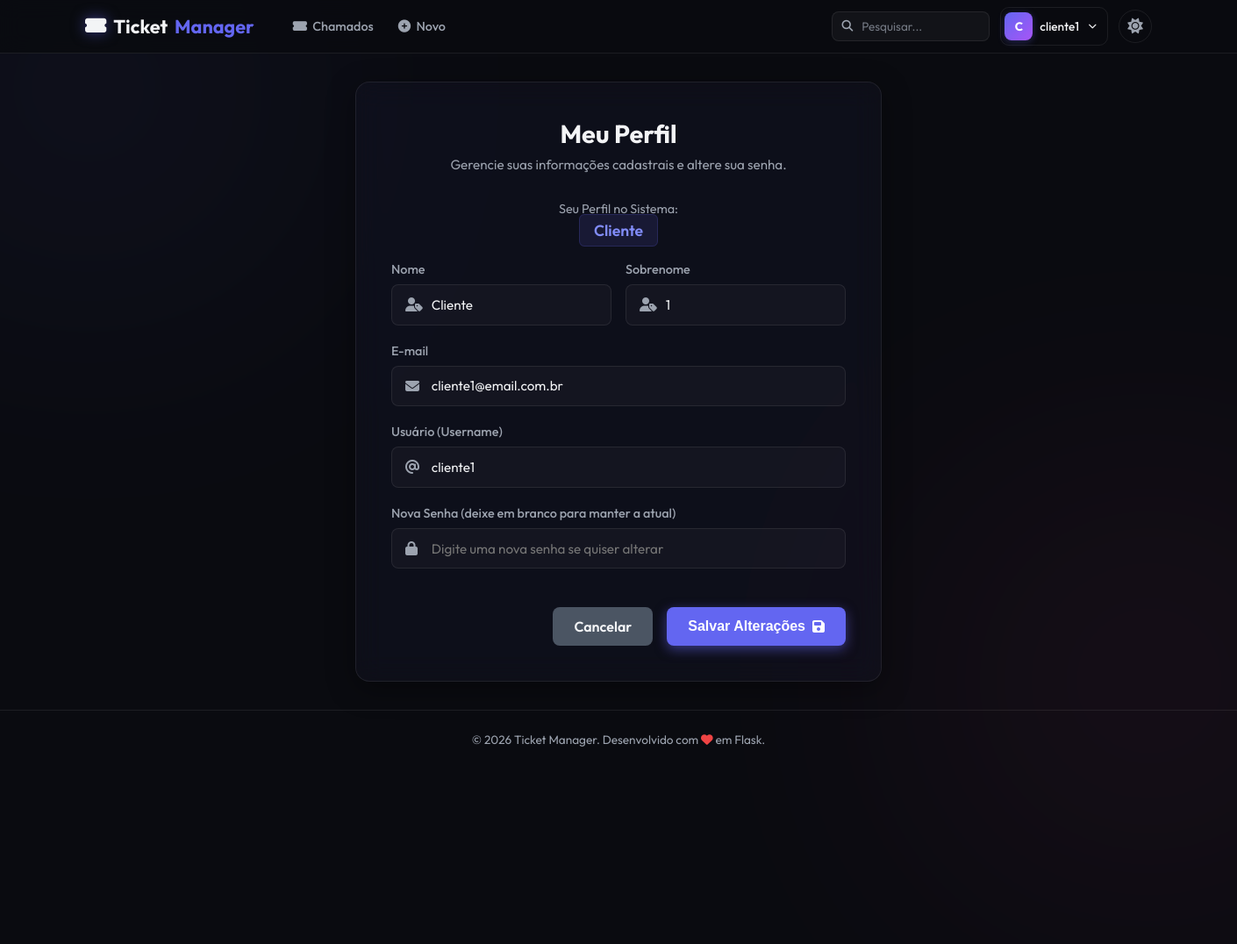
The app's page /profile (signed in) with its own data.
### models.py (models this page shows, shortened)
class Usuario(db.Model):
    __tablename__ = "usuarios"
    id = db.Column(db.Integer, primary_key=True)
    nome = db.Column(db.String(50), nullable=False)
    sobrenome = db.Column(db.String(50), nullable=False)
    email = db.Column(db.String(120), unique=True, nullable=False)
    username = db.Column(db.String(50), unique=True, nullable=False)
    senha = db.Column(db.String(255), nullable=False)
    cidade_id = db.Column(db.Integer, db.ForeignKey("cidades.id"), nullable=True)
    cidade = db.relationship("Cidade", backref=db.backref("usuarios", lazy=True))
    perfis = db.relationship("Perfil", backref="usuario", lazy=True, cascade="all, delete-orphan")
    @property
    def tipo_perfil(self):
        if self.perfis:
            return self.perfis[0].tipo_perfil
        return "Cliente"

class Perfil(db.Model):
    __tablename__ = "perfis"
    id = db.Column(db.Integer, primary_key=True)
    usuario_id = db.Column(db.Integer, db.ForeignKey("usuarios.id"), nullable=False)
    tipo_perfil = db.Column(db.String(50), nullable=False)
    ativo = db.Column(db.Boolean, default=True)

### app.py (the view)
@app.route('/profile', methods=['GET', 'POST'])
@login_required
def user_profile():
    return controllers.profile_controller()

### app.py (called while the page is built)
def login_required(f):
    @wraps(f)
    def decorated_function(*args, **kwargs):
        if 'user_id' not in session:
            flash('Você precisa fazer login para acessar esta página.', 'danger')
            return redirect(url_for('login'))
        return f(*args, **kwargs)
    return decorated_function

### controllers.py (called while the page is built, shortened)
def profile_controller():
    usuario = Usuario.query.get(session.get('user_id'))
    return render_template('profile.html', usuario=usuario)

### templates/profile.html (shortened to what this page needs)
{% extends 'base.html' %}
{% block content %}
<div class="auth-wrapper">
    <div class="glass-card auth-card" style="max-width: 600px;">
        <div class="card-header">
            <h2>Meu Perfil</h2>
            <p>Gerencie suas informações cadastrais e altere sua senha.</p>
        </div>
        <div style="text-align: center; margin-bottom: 1.5rem;">
            <span style="font-size: 0.9rem; color: var(--text-secondary); display: block; margin-bottom: 0.25rem;">Seu Perfil no Sistema:</span>
            <span class="badge badge-{{ usuario.tipo_perfil | lower }}" style="font-size: 1.1rem; padding: 0.4rem 1rem;">
                {{ usuario.tipo_perfil }}
            </span>
        </div>
        <form action="{{ url_for('user_profile') }}" method="POST" class="form-group">
            <div class="form-row">
                <div class="input-wrapper">
                    <label for="nome">Nome</label>
                    <div class="input-icon-group">
                        <i class="fa-solid fa-user-tag input-icon"></i>
                        <input type="text" id="nome" name="nome" value="{{ usuario.nome }}" required placeholder="Nome">
                    </div>
                </div>
                <div class="input-wrapper">
                    <label for="sobrenome">Sobrenome</label>
                    <div class="input-icon-group">
                        <i class="fa-solid fa-user-tag input-icon"></i>
                        <input type="text" id="sobrenome" name="sobrenome" value="{{ usuario.sobrenome }}" required placeholder="Sobrenome">
                    </div>
                </div>
            </div>
            <div class="input-wrapper">
                <label for="email">E-mail</label>
                <div class="input-icon-group">
                    <i class="fa-solid fa-envelope input-icon"></i>
                    <input type="email" id="email" name="email" value="{{ usuario.email }}" required placeholder="E-mail">
                </div>
            </div>
            <div class="input-wrapper">
                <label for="username">Usuário (Username)</label>
                <div class="input-icon-group">
                    <i class="fa-solid fa-at input-icon"></i>
                    <input type="text" id="username" name="username" value="{{ usuario.username }}" required placeholder="Nome de Usuário">
                </div>
            </div>
            <div class="input-wrapper">
                <label for="senha">Nova Senha (deixe em branco para manter a atual)</label>
                <div class="input-icon-group">
                    <i class="fa-solid fa-lock input-icon"></i>
                    <input type="password" id="senha" name="senha" placeholder="Digite uma nova senha se quiser alterar">
                </div>
            </div>
            <div class="form-actions-row" style="margin-top: 1.5rem;">
                <a href="/" class="btn-secondary">
                    Cancelar
                </a>
                <button type="submit" class="btn-primary">
                    Salvar Alterações <i class="fa-solid fa-floppy-disk"></i>
                </button>
            </div>
        </form>
    </div>
</div>
{% endblock %}

### templates/base.html (shortened to what this page needs)
<!DOCTYPE html>
<html lang="pt-BR" data-theme="dark">
<head>
    <link rel="stylesheet" href="https://cdnjs.cloudflare.com/ajax/libs/font-awesome/6.4.0/css/all.min.css">
    <link rel="stylesheet" href="{{ url_for('static', filename='css/style.css') }}">
</head>
<body>
    <div class="bg-glow bg-glow-1"></div>
    <div class="bg-glow bg-glow-2"></div>
    <header class="app-header">
        <div class="nav-container">
            <div class="nav-left">
                <a href="/" class="brand-logo">
                    <i class="fa-solid fa-ticket-simple text-glow"></i> Ticket<span>Manager</span>
                </a>
                {% if session.get('user_id') %}
                <nav class="nav-menu" id="nav-menu">
                    <a href="{{ url_for('list_tickets') }}" class="nav-link" id="nav-link-tickets">
                        <i class="fa-solid fa-ticket-simple"></i> Chamados
                    </a>
                    <a href="{{ url_for('create_ticket') }}" class="nav-link" id="nav-link-new-ticket">
                        <i class="fa-solid fa-circle-plus"></i> Novo
                    </a>
                </nav>
                {% endif %}
            </div>
            <div class="nav-right">
                {% if session.get('user_id') %}
                <form class="nav-search-form" action="{{ url_for('search_tickets') }}" method="GET" id="nav-search-form">
                    <div class="nav-search-wrapper">
                        <i class="fa-solid fa-magnifying-glass nav-search-icon"></i>
                        <input type="text" name="q" class="nav-search-input" placeholder="Pesquisar..." autocomplete="off" id="nav-search-input">
                    </div>
                </form>
                <div class="nav-user-area" id="nav-user-area">
                    <button class="nav-user-btn" id="user-menu-btn" title="Menu do usuário">
                        <div class="nav-avatar">
                            {{ session.get('username', '?')[0] | upper }}
                        </div>
                        <span class="nav-username">{{ session.get('username') }}</span>
                        <i class="fa-solid fa-chevron-down nav-chevron"></i>
                    </button>
                </div>
                {% else %}
                <a href="{{ url_for('login') }}" class="nav-link" id="nav-link-login"><i class="fa-solid fa-right-to-bracket"></i> Login</a>
                <a href="{{ url_for('register') }}" class="btn-nav btn-signup" id="nav-link-register"><i class="fa-solid fa-user-plus"></i> Registrar</a>
                {% endif %}
                <button id="theme-toggle" class="theme-toggle-btn" title="Alternar tema">
                    <i class="fa-solid fa-sun"></i>
                </button>
            </div>
        </div>
    </header>
    <main class="main-content">
        {% block content %}{% endblock %}
    </main>
    <footer class="app-footer">
        <p>&copy; 2026 Ticket Manager. Desenvolvido com <i class="fa-solid fa-heart text-danger animate-pulse"></i> em Flask.</p>
    </footer>
</body>
</html>

### records on screen
Usuario: get "cliente1", nome "Cliente", sobrenome "1", email "cliente1@email.com.br", username "cliente1"
Perfil: tipo_perfil "Cliente"

### other values on screen
{{ session.get('username', '?')[0] | upper }} "C"
